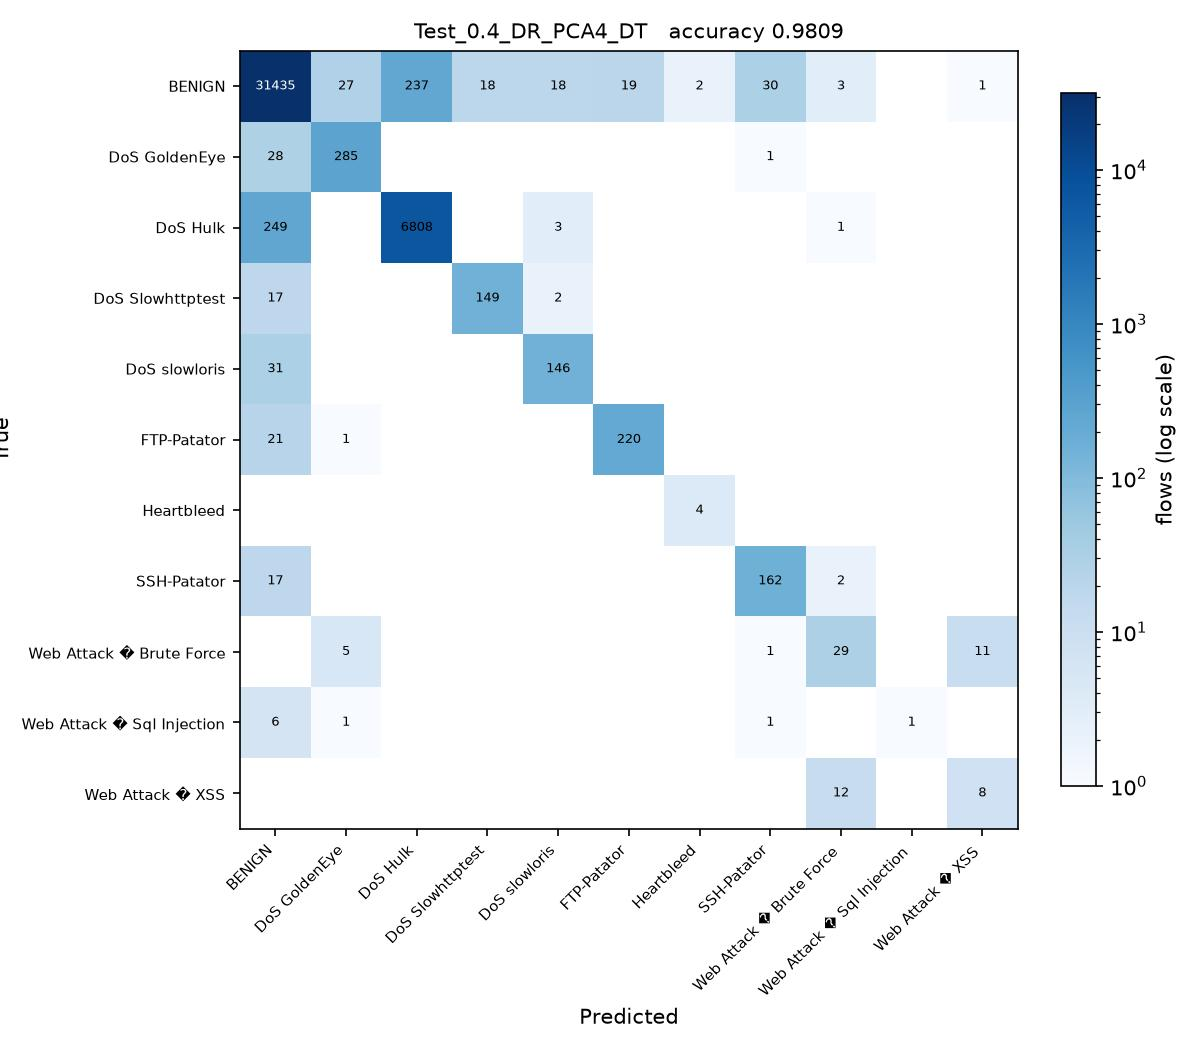

The Python source for this figure:
# Test_0.4_DR_PCA4_DT.py
#
# Test size 0.4  |  PCA, 4 components  |  Decision Tree (sheet #6)
#
# This is SGDC_60_40.py with the changes marked CHANGE below and nothing else.

import os
from pathlib import Path

# CHANGE 1: find the folder holding the three CSV files and run from there, so
# the plain file names below resolve no matter where this script is started
# from or how deeply it sits inside the project folder.
HERE = Path(__file__).resolve().parent
for PROJECT in [HERE, *HERE.parents]:
    if (PROJECT / 'Tuesday-WorkingHours.pcap_ISCX.csv').exists():
        os.chdir(PROJECT)
        break
else:
    raise SystemExit('Put this folder inside the folder that holds the three '
                     'CIC-IDS2017 CSV files, then run the script again.')
import numpy as np
import pandas as pd

df1 = pd.read_csv('Tuesday-WorkingHours.pcap_ISCX.csv', low_memory=True)
df2 = pd.read_csv('Wednesday-workingHours.pcap_ISCX.csv', low_memory=True)
df3 = pd.read_csv('Thursday-WorkingHours-Morning-WebAttacks.pcap_ISCX.csv', low_memory=True)

dataset = pd.concat([df1, df2, df3], ignore_index=True)

dataset.columns = dataset.columns.str.strip()

# CHANGE 2: a stratified sample of 100000 flows, the same for every run. An RBF
# SVM on all 1.3 million flows would take about an hour per script.
# At least 50 flows of every class are kept.
label = dataset.columns[-1]
dataset = pd.concat(
    [g.sample(n=min(len(g), max(50, round(100000 * len(g) / len(dataset)))), random_state=0)
     for _, g in dataset.groupby(label)],
    ignore_index=True
)

X = dataset.iloc[:, :-1]
y = dataset.iloc[:, -1]

X = X.apply(pd.to_numeric, errors='coerce')

X.replace([np.inf, -np.inf], np.nan, inplace=True)

from sklearn.impute import SimpleImputer

imputer = SimpleImputer(missing_values=np.nan, strategy='mean')
X = imputer.fit_transform(X)

from sklearn.preprocessing import LabelEncoder

labelencoder_y = LabelEncoder()
y = labelencoder_y.fit_transform(y)

from sklearn.model_selection import train_test_split

X_train, X_test, y_train, y_test = train_test_split(
    X,
    y,
    test_size=0.4,   # CHANGE 3: test size
    random_state=0,
    stratify=y
)

# CHANGE 4: PCA, from PCA_LDA_KErnel_PCA_CODE.pdf (fit only on training data)
from sklearn.decomposition import PCA

pca = PCA(n_components=4)
X_train = pca.fit_transform(X_train)
X_test = pca.transform(X_test)

# CHANGE 5: Decision Tree (sheet #6) in place of SGDClassifier
from sklearn.tree import DecisionTreeClassifier

classifier = DecisionTreeClassifier(
    criterion='entropy',
    random_state=0
)

classifier.fit(X_train, y_train)

y_pred = classifier.predict(X_test) 

from sklearn.metrics import confusion_matrix
from sklearn.metrics import accuracy_score
from sklearn.metrics import precision_score
from sklearn.metrics import recall_score
from sklearn.metrics import f1_score
from sklearn.metrics import classification_report

cm = confusion_matrix(y_test, y_pred)

print("Confusion Matrix:\n")
print(cm)

print("\nAccuracy : {:.4f}".format(accuracy_score(y_test, y_pred)))
print("\nPrecision : {:.4f}".format(precision_score(y_test, y_pred, average='weighted')))
print("\nRecall : {:.4f}".format(recall_score(y_test, y_pred, average='weighted')))
print("\nF1 Score : {:.4f}".format(f1_score(y_test, y_pred, average='weighted')))

print("\nClassification Report:\n")
print(classification_report(y_test, y_pred))

# CHANGE 6: save the confusion matrix as Test_0.4_DR_PCA4_DT.jpg and record the result
import matplotlib
matplotlib.use('Agg')
import matplotlib.pyplot as plt
from matplotlib.colors import LogNorm

here = HERE                     # the folder this script sits in
names = [str(c) for c in labelencoder_y.classes_]
fig, ax = plt.subplots(figsize=(8, 7))
im = ax.imshow(cm, cmap='Blues', norm=LogNorm(vmin=1))
ax.set_xticks(range(len(names)), names, rotation=45, ha='right', fontsize=7)
ax.set_yticks(range(len(names)), names, fontsize=7)
ax.set_xlabel('Predicted')
ax.set_ylabel('True')
ax.set_title('Test_0.4_DR_PCA4_DT   accuracy {:.4f}'.format(accuracy_score(y_test, y_pred)), fontsize=10)
for i in range(cm.shape[0]):
    for j in range(cm.shape[1]):
        if cm[i, j]:
            ax.text(j, i, cm[i, j], ha='center', va='center', fontsize=6,
                    color='white' if cm[i, j] > cm.max() / 3 else 'black')
fig.colorbar(im, ax=ax, fraction=0.04, label='flows (log scale)')
fig.tight_layout()
fig.savefig(here / 'Test_0.4_DR_PCA4_DT.jpg', dpi=150)
plt.close(fig)

row = pd.DataFrame([{
    'Test': 0.4, 'DR': 'PCA4', 'Clas': 'DT',
    'Acc': round(accuracy_score(y_test, y_pred), 4),
    'Pre': round(precision_score(y_test, y_pred, average='weighted'), 4),
    'Rec': round(recall_score(y_test, y_pred, average='weighted'), 4),
    'F1': round(f1_score(y_test, y_pred, average='weighted'), 4),
    'script': 'Test_0.4_DR_PCA4_DT',
}])
out = PROJECT / 'results' / '75_runs_pca.csv'
out.parent.mkdir(exist_ok=True)
if out.exists():
    old = pd.read_csv(out)
    row = pd.concat([old[old['script'] != 'Test_0.4_DR_PCA4_DT'], row], ignore_index=True)
row.to_csv(out, index=False)
